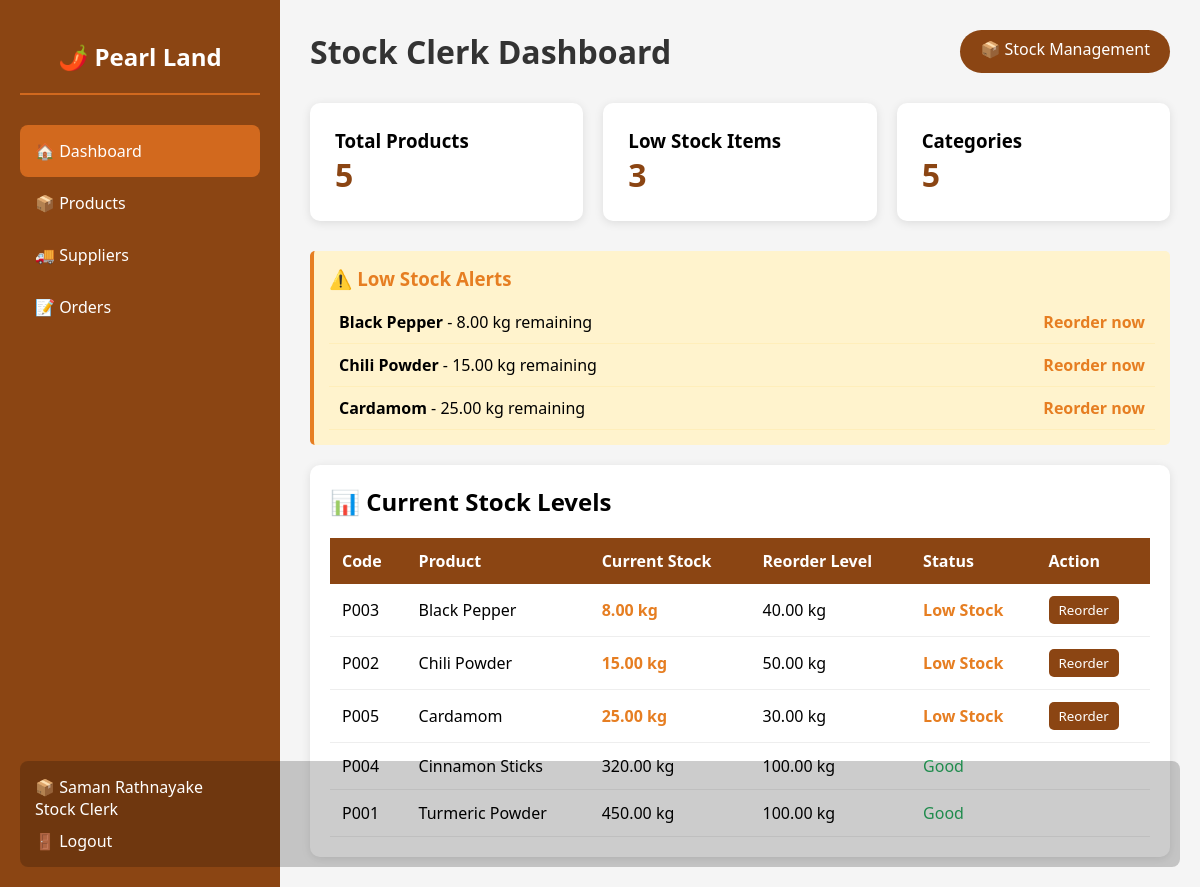
/stock-dashboard.php (signed in), run on the app's committed database.
### tables this page shows
CREATE TABLE products (
    product_id INT AUTO_INCREMENT PRIMARY KEY,
    product_code VARCHAR(20) NOT NULL UNIQUE,
    name VARCHAR(120) NOT NULL,
    category VARCHAR(80),
    sub_category VARCHAR(80),
    description TEXT,
    unit VARCHAR(20) DEFAULT 'kg',
    price DECIMAL(10,2) NOT NULL,
    wholesale_price DECIMAL(10,2),
    cost_price DECIMAL(10,2) DEFAULT 0.00,
    current_stock DECIMAL(10,2) DEFAULT 0.00,
    reorder_level DECIMAL(10,2) DEFAULT 10.00,
    supplier_id INT NULL,
    image_path VARCHAR(255),
    is_available TINYINT(1) DEFAULT 1,
    min_order_qty DECIMAL(10,2) DEFAULT 1.00,
    status ENUM('active', 'inactive') DEFAULT 'active',
    created_at TIMESTAMP DEFAULT CURRENT_TIMESTAMP,
    updated_at TIMESTAMP DEFAULT CURRENT_TIMESTAMP ON UPDATE CURRENT_TIMESTAMP
);

### stock-dashboard.php (the view, shortened to what this page needs)
<?php
$pdo = Database::getInstance()->getConnection();
$productCount = $pdo->query("SELECT COUNT(*) FROM products")->fetchColumn();
$lowStockCount = $pdo->query("SELECT COUNT(*) FROM products WHERE current_stock <= reorder_level")->fetchColumn();
$lowStock = $pdo->query("SELECT * FROM products WHERE current_stock <= reorder_level ORDER BY current_stock ASC LIMIT 5")->fetchAll();
$products = $pdo->query("SELECT * FROM products ORDER BY current_stock ASC LIMIT 10")->fetchAll();
?>
<!DOCTYPE html>
<html lang="en">
<head>
</head>
<body>
    <div class="container">
        <div class="sidebar">
            <h2>🌶️ Pearl Land</h2>
            <div class="sidebar-menu">
                <a href="stock-dashboard.php" class="active">🏠 Dashboard</a>
                <a href="products/index.php">📦 Products</a>
                <a href="suppliers/index.php">🚚 Suppliers</a>
                <a href="orders/index.php">📝 Orders</a>
            </div>
            <div class="user-info">
                <div>📦 <?php echo $_SESSION['full_name']; ?></div>
                <div>Stock Clerk</div>
                <a href="logout.php" style="color: white; text-decoration: none; display: block; margin-top: 10px;">🚪 Logout</a>
            </div>
        </div>
        <div class="main-content">
            <div class="header">
                <h1>Stock Clerk Dashboard</h1>
                <div class="role-badge">📦 Stock Management</div>
            </div>
            <div class="stats-grid">
                <div class="stat-card">
                    <h3>Total Products</h3>
                    <div class="stat-number"><?php echo $productCount; ?></div>
                </div>
                <div class="stat-card">
                    <h3>Low Stock Items</h3>
                    <div class="stat-number"><?php echo $lowStockCount; ?></div>
                </div>
                <div class="stat-card">
                    <h3>Categories</h3>
                    <div class="stat-number">5</div>
                </div>
            </div>
            <?php if ($lowStockCount > 0): ?>
            <div class="alert-box">
                <h3 style="color: #e67e22; margin-bottom: 10px;">⚠️ Low Stock Alerts</h3>
                <?php foreach ($lowStock as $item): ?>
                <div class="alert-item">
                    <span><strong><?php echo $item['name']; ?></strong> - <?php echo $item['current_stock']; ?> kg remaining</span>
                    <span class="stock-<?php echo $item['current_stock'] == 0 ? 'critical' : 'low'; ?>">
                        <?php echo $item['current_stock'] == 0 ? 'Out of Stock' : 'Reorder now'; ?>
                    </span>
                </div>
                <?php endforeach; ?>
            </div>
            <?php endif; ?>
            <div class="stock-table">
                <h2 style="margin-bottom: 20px;">📊 Current Stock Levels</h2>
                <table>
                    <thead>
                        <tr>
                            <th>Code</th>
                            <th>Product</th>
                            <th>Current Stock</th>
                            <th>Reorder Level</th>
                            <th>Status</th>
                            <th>Action</th>
                        </tr>
                    </thead>
                    <tbody>
                        <?php foreach ($products as $product): ?>
                        <tr>
                            <td><?php echo $product['product_code']; ?></td>
                            <td><?php echo $product['name']; ?></td>
                            <td class="<?php
                                echo $product['current_stock'] <= $product['reorder_level'] ? 'stock-low' : '';
                            ?>"><?php echo $product['current_stock']; ?> kg</td>
                            <td><?php echo $product['reorder_level']; ?> kg</td>
                            <td>
                                <?php if ($product['current_stock'] == 0): ?>
                                    <span class="stock-critical">Out of Stock</span>
                                <?php elseif ($product['current_stock'] <= $product['reorder_level']): ?>
                                    <span class="stock-low">Low Stock</span>
                                <?php else: ?>
                                    <span style="color: #27ae60;">Good</span>
                                <?php endif; ?>
                            </td>
                            <td>
                                <?php if ($product['current_stock'] <= $product['reorder_level']): ?>
                                    <button class="btn-reorder" onclick="alert('Reorder placed for <?php echo $product['name']; ?>')">
                                        Reorder
                                    </button>
                                <?php endif; ?>
                            </td>
                        </tr>
                        <?php endforeach; ?>
                    </tbody>
                </table>
            </div>
        </div>
    </div>
</body>
</html>

### stock-dashboard.php (style rules this page uses)
* { margin: 0; padding: 0; box-sizing: border-box; font-family: 'Segoe UI', Tahoma, Geneva, Verdana, sans-serif; }
body { background: #f5f5f5; }
.container { display: flex; min-height: 100vh; }
.sidebar { width: 280px; background: #8B4513; color: white; padding: 20px; }
.sidebar h2 { text-align: center; padding: 20px 0; border-bottom: 2px solid #D2691E; }
.sidebar-menu { margin-top: 30px; }
.sidebar-menu a { display: flex; align-items: center; gap: 10px; padding: 15px; color: white; text-decoration: none; border-radius: 8px; }
.sidebar-menu a:hover, .sidebar-menu a.active { background: #D2691E; }
.user-info { position: absolute; bottom: 20px; left: 20px; right: 20px; padding: 15px; background: rgba(0,0,0,0.2); border-radius: 8px; }
.main-content { flex: 1; padding: 30px; }
.header { display: flex; justify-content: space-between; margin-bottom: 30px; }
.header h1 { color: #333; }
.role-badge { background: #8B4513; color: white; padding: 8px 20px; border-radius: 30px; }
.stats-grid { display: grid; grid-template-columns: repeat(3, 1fr); gap: 20px; margin-bottom: 30px; }
.stat-card { background: white; padding: 25px; border-radius: 10px; box-shadow: 0 2px 10px rgba(0,0,0,0.1); }
.stat-number { font-size: 32px; font-weight: bold; color: #8B4513; }
.alert-box { background: #fff3cd; border-left: 4px solid #e67e22; padding: 15px; margin-bottom: 20px; border-radius: 5px; }
.alert-item { display: flex; justify-content: space-between; align-items: center; padding: 10px; border-bottom: 1px solid #ffeeba; }
.stock-table { background: white; padding: 20px; border-radius: 10px; box-shadow: 0 2px 10px rgba(0,0,0,0.1); }
table { width: 100%; border-collapse: collapse; }
th { background: #8B4513; color: white; padding: 12px; text-align: left; }
td { padding: 12px; border-bottom: 1px solid #eee; }
.stock-low { color: #e67e22; font-weight: bold; }
.btn-reorder { background: #8B4513; color: white; padding: 5px 10px; border: none; border-radius: 5px; cursor: pointer; }

### data on the page
products: name "Black Pepper", current_stock "8.00", shows "Reorder now", product_code "P003", reorder_level "40.00", shows "Low Stock"
products: name "Chili Powder", current_stock "15.00", shows "Reorder now", product_code "P002", reorder_level "50.00", shows "Low Stock"
products: name "Cardamom", current_stock "25.00", shows "Reorder now", product_code "P005", reorder_level "30.00", shows "Low Stock"
products: product_code "P004", name "Cinnamon Sticks", current_stock "320.00", reorder_level "100.00", shows "Good"
products: product_code "P001", name "Turmeric Powder", current_stock "450.00", reorder_level "100.00", shows "Good"

### other printed values
$_SESSION['full_name'] "Saman Rathnayake"
$productCount "5"
$lowStockCount "3"
